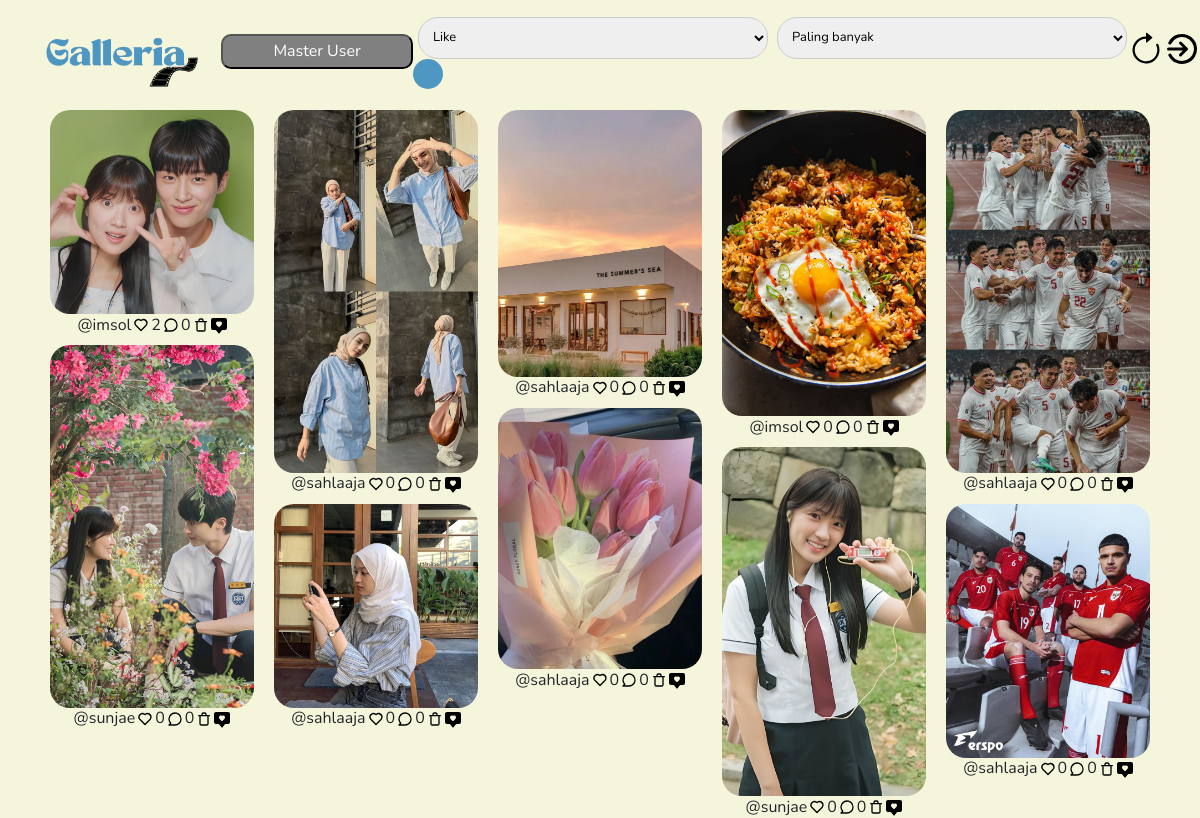
/dashboard.php (signed in), run on an earlier commit of the app's database.
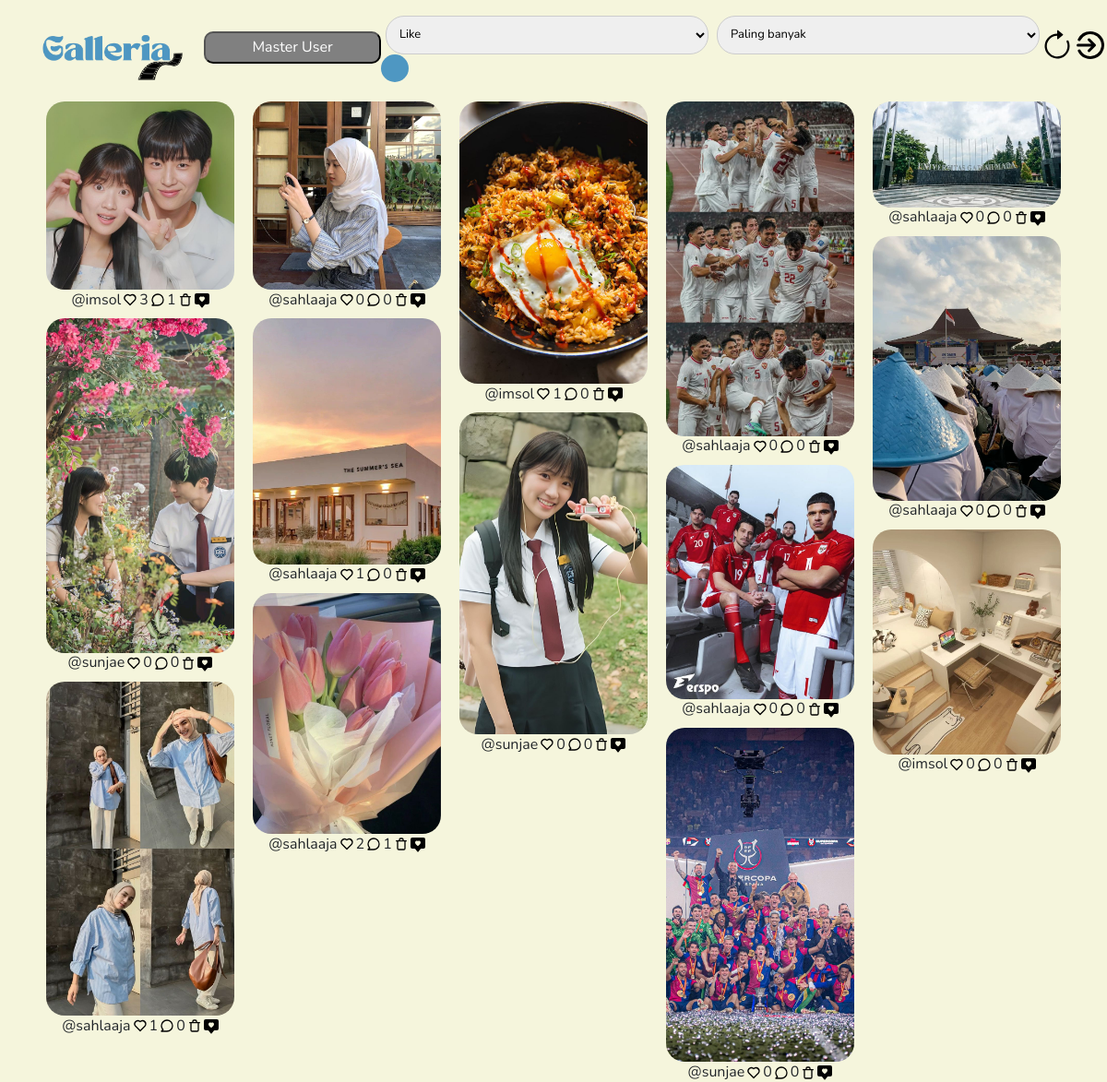
And on a later commit of the database.
### tables this page shows
CREATE TABLE `foto` (
  `foto_id` int(11) NOT NULL,
  `judul_foto` varchar(255) NOT NULL,
  `deskripsi` text NOT NULL,
  `tanggal_unggah` date NOT NULL,
  `lokasi_file` varchar(255) NOT NULL,
  `album_id` int(11) NOT NULL,
  `user_id` int(11) NOT NULL
);

CREATE TABLE `user` (
  `user_id` int(11) NOT NULL,
  `role_id` int(11) NOT NULL,
  `username` varchar(255) NOT NULL,
  `password` varchar(255) NOT NULL,
  `email` varchar(255) NOT NULL,
  `name` varchar(255) NOT NULL,
  `alamat` text NOT NULL,
  `foto_profil` varchar(255) NOT NULL,
  `verifikasi` int(11) NOT NULL
);

### dashboard.php (the view, shortened to what the changed rows need)
<?php
include "header.php";
$id = $_SESSION['id'];
$role = $_SESSION['role'];
?>
<!DOCTYPE html>
<html lang="en">
<head>
    <link rel="stylesheet" href="asset.css">
</head>
<body>
    <div class="card-container">
        <?php
        if (isset($_POST['search'])) {
            $type = $_POST['type'];
            $jumlah = $_POST['jumlah'];
            if ($type == 'like') {
                if ($jumlah == 'banyak') {
                    $query = "SELECT foto.*,user.username, COUNT(like_foto.foto_id) AS total_like
                              FROM foto INNER JOIN user ON foto.user_id = user.user_id INNER JOIN like_foto ON foto.foto_id = like_foto.foto_id
                              GROUP BY foto.foto_id ORDER BY total_like DESC limit 1";
                }else{
                    $query = "SELECT foto.*,user.username, COUNT(like_foto.foto_id) AS total_like
                    FROM foto INNER JOIN user ON foto.user_id = user.user_id LEFT JOIN like_foto ON foto.foto_id = like_foto.foto_id
                    GROUP BY foto.foto_id ORDER BY total_like ASC limit 1";
                }
            }elseif ($type == 'comment') {
                if ($jumlah == 'banyak') {
                    $query = "SELECT foto.*,user.username, COUNT(komentar_foto.foto_id) AS total_like
                              FROM foto INNER JOIN user ON foto.user_id = user.user_id INNER JOIN komentar_foto ON foto.foto_id = komentar_foto.foto_id
                              GROUP BY foto.foto_id ORDER BY total_like DESC limit 1";
                }else{
                    $query = "SELECT foto.*,user.username, COUNT(komentar_foto.foto_id) AS total_like
                    FROM foto INNER JOIN user ON foto.user_id = user.user_id LEFT JOIN komentar_foto ON foto.foto_id = komentar_foto.foto_id
                    GROUP BY foto.foto_id ORDER BY total_like ASC limit 1";
                }
            }
        } else {
            $query = "SELECT * FROM `foto` INNER JOIN `user` ON `foto`.`user_id` = `user`.`user_id`";
        }
        $hasil = mysqli_query($conn, $query);
        while ($row = mysqli_fetch_assoc($hasil)) :
            $total = $row['foto_id'];
            $query_komentar_count = mysqli_query($conn, "SELECT COUNT(*) AS total_komentar FROM `komentar_foto` WHERE `foto_id` = $total");
            $row_komentar_count = mysqli_fetch_assoc($query_komentar_count);
            $total_komentar = $row_komentar_count['total_komentar'];
            $query_like_count = mysqli_query($conn, "SELECT COUNT(*) AS total_like FROM `like_foto` WHERE `foto_id` = $total");
            $row_like_count = mysqli_fetch_assoc($query_like_count);
            $total_like = $row_like_count['total_like'];
            $query_check = mysqli_query($conn, "SELECT * FROM `like_foto` WHERE `foto_id` = $total AND `user_id` = $id");
        ?>
            <div class="card_box">
                <div class="card-foto">
                    <img src="Asset/img/<?php echo $row['lokasi_file'] ?>" class="img-fluid" style="max-width: 100%; height:auto; display:block; border-radius:20px;">
                </div>
                <center>
                    <table>
                        <tr>
                            <td>
                                @<?php echo $row['username'] ?>
                            </td>
                            <?php if ($is_like = mysqli_num_rows($query_check) > 0) { ?>
                                <td><span><a href="like.php?id=<?php echo $row['foto_id'] ?>"><img src="Asset/icon/heart.png" width="16px" height="16px"></a></span></td>
                                <td><?php echo $total_like ?></td>
                            <?php } else { ?>
                                <td><span><a href="like.php?id=<?php echo $row['foto_id'] ?>"><img src="Asset/icon/heart-alt.svg" width="16px" height="16px"></a></span></td>
                                <td><?php echo $total_like ?></td>
                            <?php } ?>
                            <td><span><a href="detail_foto.php?id=<?php echo $row['foto_id'] ?>"><img src="Asset/icon/comment.svg" width="16px" height="16px"></a></span></td>
                            <td><?php echo $total_komentar ?></td>
                            <?php if ($role == 'USER') { ?>
                                <td><span><a href="unduh.php?file=<?php echo $row['lokasi_file'] ?>" onclick="return confirm('Apakah  anda ingin mengunduh foto ini?')"><img src="Asset/icon/import.svg" width="16px" height="16px"></a></span></td>
                            <?php } else { ?>
                                <td><span><a href="delete.php?id=<?php echo $row['foto_id'] ?>" onclick="return confirm('Apakah anda yakin akan menghapus foto ini?')"><img src="Asset//icon/trash.svg" width="16px" height="16px"></a></span></td>
                            <?php } ?>
                            <td><img src="Asset/icon/elipsis.svg" width="16px" height="16px" title="Detail like" style="margin-top: 3px; cursor:pointer;" class="openModal" data-id="<?php echo $row['foto_id'] ?>"></td>
                        </tr>
                    </table>
                </center>
            </div>
        <?php endwhile; ?>
    </div>
</body>
</html>

What changed in the data, as far as the page shows it:
computed for foto (number 1 of 14 on the later page): total_like "2" → "3"; total_komentar "0" → "1"
computed for foto (number 3 of 14 on the later page): total_like "0" → "1"
computed for foto (number 5 of 14 on the later page): total_like "0" → "1"
computed for foto (number 6 of 14 on the later page): total_like "0" → "2"; total_komentar "0" → "1"
computed for foto (number 7 of 14 on the later page): total_like "0" → "1"
added foto: lokasi_file (picture), user.username "sunjae", total_like "0", total_komentar "0"
added foto: lokasi_file (picture), user.username "sahlaaja", total_like "0", total_komentar "0"
added foto: lokasi_file (picture), user.username "sahlaaja", total_like "0", total_komentar "0"
added foto: lokasi_file (picture), user.username "imsol", total_like "0", total_komentar "0"
